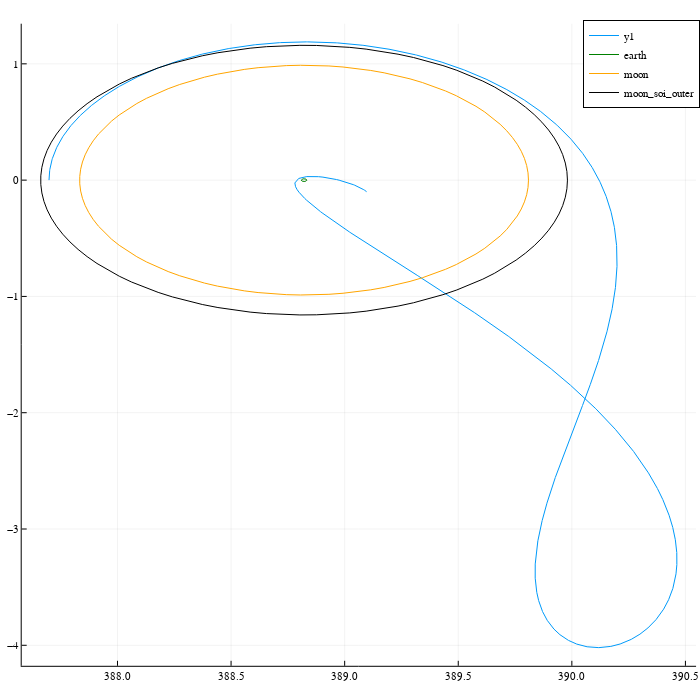

Notebook code cell kept with this figure:
### Code cell
pcart = plot(hcat(sol.u...)[1,:], hcat(sol.u...)[2,:], set_aspect=:equal, size=(700,700))
plot!(pcart, earth[1,:], earth[2,:], c=:green, lw=1.0, label="earth")
plot!(pcart, moon[1,:], moon[2,:], c=:orange, lw=1.0, label="moon")
plot!(pcart, moon_soi_outer[1,:], moon_soi_outer[2,:], c=:black, lw=1.0, label="moon_soi_outer")
